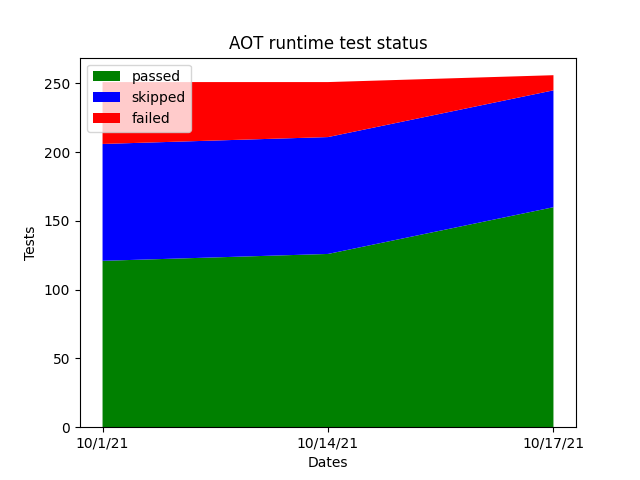

Recreate this plot in Python.
#!/usr/bin/python

import matplotlib.pyplot as plt

dates = ['10/1/21', '10/14/21', '10/17/21']
tests = {
    'passed': [121, 126, 160],
    'skipped': [85, 85, 85],
    'failed': [45, 40, 11],
}
colors = [
    'green',
    'blue',
    'red',
]

fig, ax = plt.subplots()
ax.stackplot(dates, tests.values(), labels=tests.keys(), colors=colors)
ax.legend(loc='upper left')
ax.set_title('AOT runtime test status')
ax.set_xlabel('Dates')
ax.set_ylabel('Tests')

plt.savefig('tests_plot.png')
